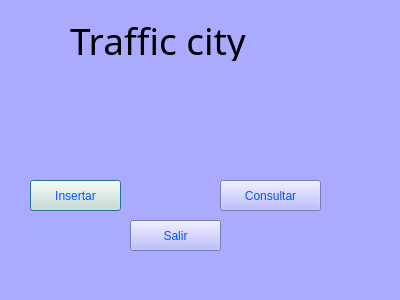
<?xml version="1.0" encoding="UTF-8"?>
<ui version="4.0">
 <class>Dialog</class>
 <widget class="QDialog" name="Dialog">
  <property name="geometry">
   <rect>
    <x>0</x>
    <y>0</y>
    <width>400</width>
    <height>300</height>
   </rect>
  </property>
  <property name="windowTitle">
   <string>Dialog</string>
  </property>
  <property name="styleSheet">
   <string notr="true">color: rgb(0, 170, 255);
background-color: rgb(170, 170, 255);</string>
  </property>
  <widget class="QLabel" name="label">
   <property name="geometry">
    <rect>
     <x>70</x>
     <y>20</y>
     <width>281</width>
     <height>41</height>
    </rect>
   </property>
   <property name="font">
    <font>
     <family>Stencil</family>
     <pointsize>28</pointsize>
    </font>
   </property>
   <property name="toolTip">
    <string>&lt;html&gt;&lt;head/&gt;&lt;body&gt;&lt;p&gt;&lt;span style=&quot; font-size:16pt; font-weight:600;&quot;&gt;Tráfico&lt;/span&gt;&lt;/p&gt;&lt;/body&gt;&lt;/html&gt;</string>
   </property>
   <property name="styleSheet">
    <string notr="true">color: rgb(0, 0, 0);
alternate-background-color: rgb(0, 0, 0);</string>
   </property>
   <property name="text">
    <string>Traffic city</string>
   </property>
   <property name="textFormat">
    <enum>Qt::PlainText</enum>
   </property>
  </widget>
  <widget class="QPushButton" name="btinsertar">
   <property name="geometry">
    <rect>
     <x>30</x>
     <y>180</y>
     <width>91</width>
     <height>31</height>
    </rect>
   </property>
   <property name="styleSheet">
    <string notr="true">color: rgb(0, 0, 0);
background-color: rgb(219, 227, 209);
color: rgb(0, 85, 255);</string>
   </property>
   <property name="text">
    <string>Insertar</string>
   </property>
  </widget>
  <widget class="QPushButton" name="Borrar">
   <property name="geometry">
    <rect>
     <x>220</x>
     <y>180</y>
     <width>101</width>
     <height>31</height>
    </rect>
   </property>
   <property name="styleSheet">
    <string notr="true">color: rgb(0, 0, 0);
color: rgb(0, 85, 255);</string>
   </property>
   <property name="text">
    <string>Consultar</string>
   </property>
  </widget>
  <widget class="QPushButton" name="btSalir">
   <property name="geometry">
    <rect>
     <x>130</x>
     <y>220</y>
     <width>91</width>
     <height>31</height>
    </rect>
   </property>
   <property name="styleSheet">
    <string notr="true">color: rgb(0, 0, 0);
color: rgb(0, 85, 255);</string>
   </property>
   <property name="text">
    <string>Salir</string>
   </property>
  </widget>
 </widget>
 <resources/>
 <connections/>
</ui>
